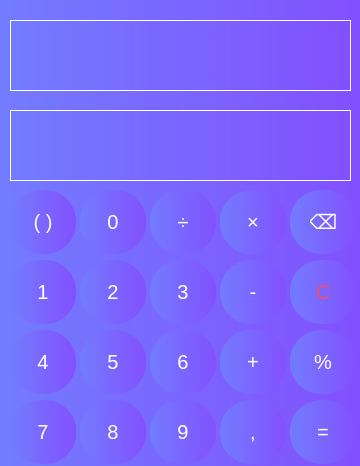
<?xml version="1.0" encoding="UTF-8"?>
<ui version="4.0">
 <class>MainWindow</class>
 <widget class="QMainWindow" name="MainWindow">
  <property name="geometry">
   <rect>
    <x>0</x>
    <y>0</y>
    <width>360</width>
    <height>466</height>
   </rect>
  </property>
  <property name="windowTitle">
   <string>MainWindow</string>
  </property>
  <property name="styleSheet">
   <string notr="true">background: qlineargradient(spread:pad, x1:0, y1:0, x2:1, y2:0, stop:0 #737cff, stop:1 #8250fe)</string>
  </property>
  <widget class="QWidget" name="centralwidget">
   <widget class="QPushButton" name="pushButton_9">
    <property name="geometry">
     <rect>
      <x>150</x>
      <y>400</y>
      <width>66</width>
      <height>64</height>
     </rect>
    </property>
    <property name="styleSheet">
     <string notr="true">QPushButton {
    color: white;
	font-family: &quot;Roboto-Italic&quot;; 
    font-size: 20px;
    border: none;
    border-radius: 31px;
    background: qradialgradient(
        cx: 0.5, cy: 0.5, fx: 0.5, fy: 0.5,
        radius: 1.2,
        stop: 0 #107cff,
        stop: 0.5 #205bd0,
        stop: 1 rgba(130, 36, 254, 0.7)
    );
    padding: 10px 20px;
}

QPushButton:hover {
    background: qradialgradient(
        cx: 0.5, cy: 0.5, fx: 0.5, fy: 0.5,
        radius: 1.2,
        stop: 0 rgba(16, 127, 255, 0.8), /* Уменьшаем альфа-канал для прозрачности */
        stop: 0.5 rgba(32, 91, 208, 0.8),
        stop: 1 rgba(130, 36, 254, 0.5)
    );
}

QPushButton:pressed {
    background: qradialgradient(
        cx: 0.5, cy: 0.5, fx: 0.5, fy: 0.5,
        radius: 1.2,
        stop: 0 rgba(16, 127, 255, 0.6), /* Уменьшаем альфа-канал */
        stop: 0.5 rgba(32, 91, 208, 0.6),
        stop: 1 rgba(130, 36, 254, 0.4)
    );
}</string>
    </property>
    <property name="text">
     <string>9</string>
    </property>
   </widget>
   <widget class="QPushButton" name="pushButton_8">
    <property name="geometry">
     <rect>
      <x>80</x>
      <y>400</y>
      <width>66</width>
      <height>64</height>
     </rect>
    </property>
    <property name="styleSheet">
     <string notr="true">QPushButton {
    color: white;
    border: none;
    font-family: &quot;Roboto-Italic&quot;; 
    font-size: 20px;
    border-radius: 31px;
    background: qradialgradient(
        cx: 0.5, cy: 0.5, fx: 0.5, fy: 0.5,
        radius: 1.2,
        stop: 0 #107cff,
        stop: 0.5 #205bd0,
        stop: 1 rgba(130, 36, 254, 0.7)
    );
    padding: 10px 20px;
}

QPushButton:hover {
    background: qradialgradient(
        cx: 0.5, cy: 0.5, fx: 0.5, fy: 0.5,
        radius: 1.2,
        stop: 0 rgba(16, 127, 255, 0.8), /* Уменьшаем альфа-канал для прозрачности */
        stop: 0.5 rgba(32, 91, 208, 0.8),
        stop: 1 rgba(130, 36, 254, 0.5)
    );
}

QPushButton:pressed {
    background: qradialgradient(
        cx: 0.5, cy: 0.5, fx: 0.5, fy: 0.5,
        radius: 1.2,
        stop: 0 rgba(16, 127, 255, 0.6), /* Уменьшаем альфа-канал */
        stop: 0.5 rgba(32, 91, 208, 0.6),
        stop: 1 rgba(130, 36, 254, 0.4)
    );
}</string>
    </property>
    <property name="text">
     <string>8</string>
    </property>
   </widget>
   <widget class="QPushButton" name="pushButton_6">
    <property name="geometry">
     <rect>
      <x>150</x>
      <y>330</y>
      <width>66</width>
      <height>64</height>
     </rect>
    </property>
    <property name="styleSheet">
     <string notr="true">QPushButton {
    color: white;
    border: none;
    font-family: &quot;Roboto-Italic&quot;; 
    font-size: 20px;
    border-radius: 31px;
    background: qradialgradient(
        cx: 0.5, cy: 0.5, fx: 0.5, fy: 0.5,
        radius: 1.2,
        stop: 0 #107cff,
        stop: 0.5 #205bd0,
        stop: 1 rgba(130, 36, 254, 0.7)
    );
    padding: 10px 20px;
}

QPushButton:hover {
    background: qradialgradient(
        cx: 0.5, cy: 0.5, fx: 0.5, fy: 0.5,
        radius: 1.2,
        stop: 0 rgba(16, 127, 255, 0.8), /* Уменьшаем альфа-канал для прозрачности */
        stop: 0.5 rgba(32, 91, 208, 0.8),
        stop: 1 rgba(130, 36, 254, 0.5)
    );
}

QPushButton:pressed {
    background: qradialgradient(
        cx: 0.5, cy: 0.5, fx: 0.5, fy: 0.5,
        radius: 1.2,
        stop: 0 rgba(16, 127, 255, 0.6), /* Уменьшаем альфа-канал */
        stop: 0.5 rgba(32, 91, 208, 0.6),
        stop: 1 rgba(130, 36, 254, 0.4)
    );
}</string>
    </property>
    <property name="text">
     <string>6</string>
    </property>
   </widget>
   <widget class="QPushButton" name="pushButton_4">
    <property name="geometry">
     <rect>
      <x>10</x>
      <y>330</y>
      <width>66</width>
      <height>64</height>
     </rect>
    </property>
    <property name="styleSheet">
     <string notr="true">QPushButton {
    color: white;
    font-family: &quot;Roboto-Italic&quot;; 
    font-size: 20px;
    border: none;
    border-radius: 31px;
    background: qradialgradient(
        cx: 0.5, cy: 0.5, fx: 0.5, fy: 0.5,
        radius: 1.2,
        stop: 0 #107cff,
        stop: 0.5 #205bd0,
        stop: 1 rgba(130, 36, 254, 0.7)
    );
    padding: 10px 20px;
}

QPushButton:hover {
    background: qradialgradient(
        cx: 0.5, cy: 0.5, fx: 0.5, fy: 0.5,
        radius: 1.2,
        stop: 0 rgba(16, 127, 255, 0.8), /* Уменьшаем альфа-канал для прозрачности */
        stop: 0.5 rgba(32, 91, 208, 0.8),
        stop: 1 rgba(130, 36, 254, 0.5)
    );
}

QPushButton:pressed {
    background: qradialgradient(
        cx: 0.5, cy: 0.5, fx: 0.5, fy: 0.5,
        radius: 1.2,
        stop: 0 rgba(16, 127, 255, 0.6), /* Уменьшаем альфа-канал */
        stop: 0.5 rgba(32, 91, 208, 0.6),
        stop: 1 rgba(130, 36, 254, 0.4)
    );
}</string>
    </property>
    <property name="text">
     <string>4</string>
    </property>
   </widget>
   <widget class="QPushButton" name="pushButton_2">
    <property name="geometry">
     <rect>
      <x>80</x>
      <y>260</y>
      <width>66</width>
      <height>64</height>
     </rect>
    </property>
    <property name="styleSheet">
     <string notr="true">QPushButton {
    color: white;
 	font-family: &quot;Roboto-Italic&quot;; 
    font-size: 20px;
    border: none;
    border-radius: 31px;
    background: qradialgradient(
        cx: 0.5, cy: 0.5, fx: 0.5, fy: 0.5,
        radius: 1.2,
        stop: 0 #107cff,
        stop: 0.5 #205bd0,
        stop: 1 rgba(130, 36, 254, 0.7)
    );
    padding: 10px 20px;
}

QPushButton:hover {
    background: qradialgradient(
        cx: 0.5, cy: 0.5, fx: 0.5, fy: 0.5,
        radius: 1.2,
        stop: 0 rgba(16, 127, 255, 0.8), /* Уменьшаем альфа-канал для прозрачности */
        stop: 0.5 rgba(32, 91, 208, 0.8),
        stop: 1 rgba(130, 36, 254, 0.5)
    );
}

QPushButton:pressed {
    background: qradialgradient(
        cx: 0.5, cy: 0.5, fx: 0.5, fy: 0.5,
        radius: 1.2,
        stop: 0 rgba(16, 127, 255, 0.6), /* Уменьшаем альфа-канал */
        stop: 0.5 rgba(32, 91, 208, 0.6),
        stop: 1 rgba(130, 36, 254, 0.4)
    );
}</string>
    </property>
    <property name="text">
     <string>2</string>
    </property>
   </widget>
   <widget class="QPushButton" name="pushButton_1">
    <property name="geometry">
     <rect>
      <x>10</x>
      <y>260</y>
      <width>66</width>
      <height>64</height>
     </rect>
    </property>
    <property name="styleSheet">
     <string notr="true">QPushButton {
    color: white;
 	font-family: &quot;Roboto-Italic&quot;; 
    font-size: 20px;
    border: none;
    border-radius: 31px;
    background: qradialgradient(
        cx: 0.5, cy: 0.5, fx: 0.5, fy: 0.5,
        radius: 1.2,
        stop: 0 #107cff,
        stop: 0.5 #205bd0,
        stop: 1 rgba(130, 36, 254, 0.7)
    );
    padding: 10px 20px;
}

QPushButton:hover {
    background: qradialgradient(
        cx: 0.5, cy: 0.5, fx: 0.5, fy: 0.5,
        radius: 1.2,
        stop: 0 rgba(16, 127, 255, 0.8), /* Уменьшаем альфа-канал для прозрачности */
        stop: 0.5 rgba(32, 91, 208, 0.8),
        stop: 1 rgba(130, 36, 254, 0.5)
    );
}

QPushButton:pressed {
    background: qradialgradient(
        cx: 0.5, cy: 0.5, fx: 0.5, fy: 0.5,
        radius: 1.2,
        stop: 0 rgba(16, 127, 255, 0.6), /* Уменьшаем альфа-канал */
        stop: 0.5 rgba(32, 91, 208, 0.6),
        stop: 1 rgba(130, 36, 254, 0.4)
    );
}</string>
    </property>
    <property name="text">
     <string>1</string>
    </property>
   </widget>
   <widget class="QPushButton" name="pushButton_5">
    <property name="geometry">
     <rect>
      <x>80</x>
      <y>330</y>
      <width>66</width>
      <height>64</height>
     </rect>
    </property>
    <property name="styleSheet">
     <string notr="true">QPushButton {
    color: white;
    font-family: &quot;Roboto-Italic&quot;; 
    font-size: 20px;
    border: none;
    border-radius: 31px;
    background: qradialgradient(
        cx: 0.5, cy: 0.5, fx: 0.5, fy: 0.5,
        radius: 1.2,
        stop: 0 #107cff,
        stop: 0.5 #205bd0,
        stop: 1 rgba(130, 36, 254, 0.7)
    );
    padding: 10px 20px;
}

QPushButton:hover {
    background: qradialgradient(
        cx: 0.5, cy: 0.5, fx: 0.5, fy: 0.5,
        radius: 1.2,
        stop: 0 rgba(16, 127, 255, 0.8), /* Уменьшаем альфа-канал для прозрачности */
        stop: 0.5 rgba(32, 91, 208, 0.8),
        stop: 1 rgba(130, 36, 254, 0.5)
    );
}

QPushButton:pressed {
    background: qradialgradient(
        cx: 0.5, cy: 0.5, fx: 0.5, fy: 0.5,
        radius: 1.2,
        stop: 0 rgba(16, 127, 255, 0.6), /* Уменьшаем альфа-канал */
        stop: 0.5 rgba(32, 91, 208, 0.6),
        stop: 1 rgba(130, 36, 254, 0.4)
    );
}</string>
    </property>
    <property name="text">
     <string>5</string>
    </property>
   </widget>
   <widget class="QPushButton" name="pushButton_7">
    <property name="geometry">
     <rect>
      <x>10</x>
      <y>400</y>
      <width>66</width>
      <height>64</height>
     </rect>
    </property>
    <property name="styleSheet">
     <string notr="true">QPushButton {
    color: white;
    font-family: &quot;Roboto-Italic&quot;; 
    font-size: 20px;
    border: none;
    border-radius: 31px;
    background: qradialgradient(
        cx: 0.5, cy: 0.5, fx: 0.5, fy: 0.5,
        radius: 1.2,
        stop: 0 #107cff,
        stop: 0.5 #205bd0,
        stop: 1 rgba(130, 36, 254, 0.7)
    );
    padding: 10px 20px;
}

QPushButton:hover {
    background: qradialgradient(
        cx: 0.5, cy: 0.5, fx: 0.5, fy: 0.5,
        radius: 1.2,
        stop: 0 rgba(16, 127, 255, 0.8), /* Уменьшаем альфа-канал для прозрачности */
        stop: 0.5 rgba(32, 91, 208, 0.8),
        stop: 1 rgba(130, 36, 254, 0.5)
    );
}

QPushButton:pressed {
    background: qradialgradient(
        cx: 0.5, cy: 0.5, fx: 0.5, fy: 0.5,
        radius: 1.2,
        stop: 0 rgba(16, 127, 255, 0.6), /* Уменьшаем альфа-канал */
        stop: 0.5 rgba(32, 91, 208, 0.6),
        stop: 1 rgba(130, 36, 254, 0.4)
    );
}</string>
    </property>
    <property name="text">
     <string>7</string>
    </property>
   </widget>
   <widget class="QPushButton" name="pushButton_3">
    <property name="geometry">
     <rect>
      <x>150</x>
      <y>260</y>
      <width>66</width>
      <height>64</height>
     </rect>
    </property>
    <property name="styleSheet">
     <string notr="true">QPushButton {
    color: white;
    font-family: &quot;Roboto-Italic&quot;; 
    font-size: 20px;
    border: none;
    border-radius: 31px;
    background: qradialgradient(
        cx: 0.5, cy: 0.5, fx: 0.5, fy: 0.5,
        radius: 1.2,
        stop: 0 #107cff,
        stop: 0.5 #205bd0,
        stop: 1 rgba(130, 36, 254, 0.7)
    );
    padding: 10px 20px;
}

QPushButton:hover {
    background: qradialgradient(
        cx: 0.5, cy: 0.5, fx: 0.5, fy: 0.5,
        radius: 1.2,
        stop: 0 rgba(16, 127, 255, 0.8), /* Уменьшаем альфа-канал для прозрачности */
        stop: 0.5 rgba(32, 91, 208, 0.8),
        stop: 1 rgba(130, 36, 254, 0.5)
    );
}

QPushButton:pressed {
    background: qradialgradient(
        cx: 0.5, cy: 0.5, fx: 0.5, fy: 0.5,
        radius: 1.2,
        stop: 0 rgba(16, 127, 255, 0.6), /* Уменьшаем альфа-канал */
        stop: 0.5 rgba(32, 91, 208, 0.6),
        stop: 1 rgba(130, 36, 254, 0.4)
    );
}</string>
    </property>
    <property name="text">
     <string>3</string>
    </property>
   </widget>
   <widget class="QPushButton" name="pushButton_qual_to">
    <property name="geometry">
     <rect>
      <x>290</x>
      <y>400</y>
      <width>66</width>
      <height>64</height>
     </rect>
    </property>
    <property name="styleSheet">
     <string notr="true">QPushButton {
    color: white;
 	font-family: &quot;Roboto-Italic&quot;; 
    font-size: 20px;
    border: none;
    border-radius: 31px;
    background: qradialgradient(
        cx: 0.5, cy: 0.5, fx: 0.5, fy: 0.5,
        radius: 1.2,
        stop: 0 #107cff,
        stop: 0.5 #205bd0,
        stop: 1 rgba(130, 36, 254, 0.7)
    );
    padding: 10px 20px;
}

QPushButton:hover {
    background: qradialgradient(
        cx: 0.5, cy: 0.5, fx: 0.5, fy: 0.5,
        radius: 1.2,
        stop: 0 rgba(16, 127, 255, 0.8), /* Уменьшаем альфа-канал для прозрачности */
        stop: 0.5 rgba(32, 91, 208, 0.8),
        stop: 1 rgba(130, 36, 254, 0.5)
    );
}

QPushButton:pressed {
    background: qradialgradient(
        cx: 0.5, cy: 0.5, fx: 0.5, fy: 0.5,
        radius: 1.2,
        stop: 0 rgba(16, 127, 255, 0.6), /* Уменьшаем альфа-канал */
        stop: 0.5 rgba(32, 91, 208, 0.6),
        stop: 1 rgba(130, 36, 254, 0.4)
    );
}</string>
    </property>
    <property name="text">
     <string>=</string>
    </property>
   </widget>
   <widget class="QPushButton" name="pushButton_minus">
    <property name="geometry">
     <rect>
      <x>220</x>
      <y>260</y>
      <width>66</width>
      <height>64</height>
     </rect>
    </property>
    <property name="styleSheet">
     <string notr="true">QPushButton {
    color: white;
 	font-family: &quot;Roboto-Italic&quot;; 
    font-size: 20px;
    border: none;
    border-radius: 31px;
    background: qradialgradient(
        cx: 0.5, cy: 0.5, fx: 0.5, fy: 0.5,
        radius: 1.2,
        stop: 0 #107cff,
        stop: 0.5 #205bd0,
        stop: 1 rgba(130, 36, 254, 0.7)
    );
    padding: 10px 20px;
}

QPushButton:hover {
    background: qradialgradient(
        cx: 0.5, cy: 0.5, fx: 0.5, fy: 0.5,
        radius: 1.2,
        stop: 0 rgba(16, 127, 255, 0.8), /* Уменьшаем альфа-канал для прозрачности */
        stop: 0.5 rgba(32, 91, 208, 0.8),
        stop: 1 rgba(130, 36, 254, 0.5)
    );
}

QPushButton:pressed {
    background: qradialgradient(
        cx: 0.5, cy: 0.5, fx: 0.5, fy: 0.5,
        radius: 1.2,
        stop: 0 rgba(16, 127, 255, 0.6), /* Уменьшаем альфа-канал */
        stop: 0.5 rgba(32, 91, 208, 0.6),
        stop: 1 rgba(130, 36, 254, 0.4)
    );
}</string>
    </property>
    <property name="text">
     <string>-</string>
    </property>
   </widget>
   <widget class="QPushButton" name="pushButton_add">
    <property name="geometry">
     <rect>
      <x>220</x>
      <y>330</y>
      <width>66</width>
      <height>64</height>
     </rect>
    </property>
    <property name="styleSheet">
     <string notr="true">QPushButton {
    color: white;
 	font-family: &quot;Roboto-Italic&quot;; 
    font-size: 20px;
    border: none;
    border-radius: 31px;
    background: qradialgradient(
        cx: 0.5, cy: 0.5, fx: 0.5, fy: 0.5,
        radius: 1.2,
        stop: 0 #107cff,
        stop: 0.5 #205bd0,
        stop: 1 rgba(130, 36, 254, 0.7)
    );
    padding: 10px 20px;
}

QPushButton:hover {
    background: qradialgradient(
        cx: 0.5, cy: 0.5, fx: 0.5, fy: 0.5,
        radius: 1.2,
        stop: 0 rgba(16, 127, 255, 0.8), /* Уменьшаем альфа-канал для прозрачности */
        stop: 0.5 rgba(32, 91, 208, 0.8),
        stop: 1 rgba(130, 36, 254, 0.5)
    );
}

QPushButton:pressed {
    background: qradialgradient(
        cx: 0.5, cy: 0.5, fx: 0.5, fy: 0.5,
        radius: 1.2,
        stop: 0 rgba(16, 127, 255, 0.6), /* Уменьшаем альфа-канал */
        stop: 0.5 rgba(32, 91, 208, 0.6),
        stop: 1 rgba(130, 36, 254, 0.4)
    );
}</string>
    </property>
    <property name="text">
     <string>+</string>
    </property>
   </widget>
   <widget class="QPushButton" name="pushButton_multiplication">
    <property name="geometry">
     <rect>
      <x>220</x>
      <y>190</y>
      <width>66</width>
      <height>64</height>
     </rect>
    </property>
    <property name="styleSheet">
     <string notr="true">QPushButton {
    color: white;
 	font-family: &quot;Roboto-Italic&quot;; 
    font-size: 20px;
    border: none;
    border-radius: 31px;
    background: qradialgradient(
        cx: 0.5, cy: 0.5, fx: 0.5, fy: 0.5,
        radius: 1.2,
        stop: 0 #107cff,
        stop: 0.5 #205bd0,
        stop: 1 rgba(130, 36, 254, 0.7)
    );
    padding: 10px 20px;
}

QPushButton:hover {
    background: qradialgradient(
        cx: 0.5, cy: 0.5, fx: 0.5, fy: 0.5,
        radius: 1.2,
        stop: 0 rgba(16, 127, 255, 0.8), /* Уменьшаем альфа-канал для прозрачности */
        stop: 0.5 rgba(32, 91, 208, 0.8),
        stop: 1 rgba(130, 36, 254, 0.5)
    );
}

QPushButton:pressed {
    background: qradialgradient(
        cx: 0.5, cy: 0.5, fx: 0.5, fy: 0.5,
        radius: 1.2,
        stop: 0 rgba(16, 127, 255, 0.6), /* Уменьшаем альфа-канал */
        stop: 0.5 rgba(32, 91, 208, 0.6),
        stop: 1 rgba(130, 36, 254, 0.4)
    );
}</string>
    </property>
    <property name="text">
     <string>×</string>
    </property>
   </widget>
   <widget class="QPushButton" name="pushButton_procent">
    <property name="geometry">
     <rect>
      <x>290</x>
      <y>330</y>
      <width>66</width>
      <height>64</height>
     </rect>
    </property>
    <property name="styleSheet">
     <string notr="true">QPushButton {
    color: white;
 	font-family: &quot;Roboto-Italic&quot;; 
    font-size: 20px;
    border: none;
    border-radius: 31px;
    background: qradialgradient(
        cx: 0.5, cy: 0.5, fx: 0.5, fy: 0.5,
        radius: 1.2,
        stop: 0 #107cff,
        stop: 0.5 #205bd0,
        stop: 1 rgba(130, 36, 254, 0.7)
    );
    padding: 10px 20px;
}

QPushButton:hover {
    background: qradialgradient(
        cx: 0.5, cy: 0.5, fx: 0.5, fy: 0.5,
        radius: 1.2,
        stop: 0 rgba(16, 127, 255, 0.8), /* Уменьшаем альфа-канал для прозрачности */
        stop: 0.5 rgba(32, 91, 208, 0.8),
        stop: 1 rgba(130, 36, 254, 0.5)
    );
}

QPushButton:pressed {
    background: qradialgradient(
        cx: 0.5, cy: 0.5, fx: 0.5, fy: 0.5,
        radius: 1.2,
        stop: 0 rgba(16, 127, 255, 0.6), /* Уменьшаем альфа-канал */
        stop: 0.5 rgba(32, 91, 208, 0.6),
        stop: 1 rgba(130, 36, 254, 0.4)
    );
}</string>
    </property>
    <property name="text">
     <string>%</string>
    </property>
   </widget>
   <widget class="QPushButton" name="pushButton_0">
    <property name="geometry">
     <rect>
      <x>80</x>
      <y>190</y>
      <width>66</width>
      <height>64</height>
     </rect>
    </property>
    <property name="styleSheet">
     <string notr="true">QPushButton {
    color: white;
 	font-family: &quot;Roboto-Italic&quot;; 
    font-size: 20px;
    border: none;
    border-radius: 31px;
    background: qradialgradient(
        cx: 0.5, cy: 0.5, fx: 0.5, fy: 0.5,
        radius: 1.2,
        stop: 0 #107cff,
        stop: 0.5 #205bd0,
        stop: 1 rgba(130, 36, 254, 0.7)
    );
    padding: 10px 20px;
}

QPushButton:hover {
    background: qradialgradient(
        cx: 0.5, cy: 0.5, fx: 0.5, fy: 0.5,
        radius: 1.2,
        stop: 0 rgba(16, 127, 255, 0.8), /* Уменьшаем альфа-канал для прозрачности */
        stop: 0.5 rgba(32, 91, 208, 0.8),
        stop: 1 rgba(130, 36, 254, 0.5)
    );
}

QPushButton:pressed {
    background: qradialgradient(
        cx: 0.5, cy: 0.5, fx: 0.5, fy: 0.5,
        radius: 1.2,
        stop: 0 rgba(16, 127, 255, 0.6), /* Уменьшаем альфа-канал */
        stop: 0.5 rgba(32, 91, 208, 0.6),
        stop: 1 rgba(130, 36, 254, 0.4)
    );
}</string>
    </property>
    <property name="text">
     <string>0</string>
    </property>
   </widget>
   <widget class="QPushButton" name="pushButton_comma">
    <property name="geometry">
     <rect>
      <x>220</x>
      <y>400</y>
      <width>66</width>
      <height>64</height>
     </rect>
    </property>
    <property name="styleSheet">
     <string notr="true">QPushButton {
    color: white;
 	font-family: &quot;Roboto-Italic&quot;; 
    font-size: 20px;
    border: none;
    border-radius: 31px;
    background: qradialgradient(
        cx: 0.5, cy: 0.5, fx: 0.5, fy: 0.5,
        radius: 1.2,
        stop: 0 #107cff,
        stop: 0.5 #205bd0,
        stop: 1 rgba(130, 36, 254, 0.7)
    );
    padding: 10px 20px;
}

QPushButton:hover {
    background: qradialgradient(
        cx: 0.5, cy: 0.5, fx: 0.5, fy: 0.5,
        radius: 1.2,
        stop: 0 rgba(16, 127, 255, 0.8), /* Уменьшаем альфа-канал для прозрачности */
        stop: 0.5 rgba(32, 91, 208, 0.8),
        stop: 1 rgba(130, 36, 254, 0.5)
    );
}

QPushButton:pressed {
    background: qradialgradient(
        cx: 0.5, cy: 0.5, fx: 0.5, fy: 0.5,
        radius: 1.2,
        stop: 0 rgba(16, 127, 255, 0.6), /* Уменьшаем альфа-канал */
        stop: 0.5 rgba(32, 91, 208, 0.6),
        stop: 1 rgba(130, 36, 254, 0.4)
    );
}</string>
    </property>
    <property name="text">
     <string>,</string>
    </property>
   </widget>
   <widget class="QLineEdit" name="lineEdit">
    <property name="geometry">
     <rect>
      <x>10</x>
      <y>110</y>
      <width>341</width>
      <height>71</height>
     </rect>
    </property>
    <property name="styleSheet">
     <string notr="true">QLineEdit {
   qproperty-alignment: AlignRight;
    padding-top: 3px;        /* Отступ сверху */
    font-size: 20pt;         /* Размер шрифта */
    font-family: &quot;Roboto-Italic&quot;;   /* Шрифт */
	color: white;
    border: 1px solid white;
}</string>
    </property>
    <property name="text">
     <string/>
    </property>
   </widget>
   <widget class="QPushButton" name="pushButton_delete_symvol">
    <property name="geometry">
     <rect>
      <x>290</x>
      <y>190</y>
      <width>66</width>
      <height>64</height>
     </rect>
    </property>
    <property name="styleSheet">
     <string notr="true">QPushButton {
    color: white;
 	font-family: &quot;Roboto-Italic&quot;; 
    font-size: 20px;
    border: none;
    border-radius: 31px;
    background: qradialgradient(
        cx: 0.5, cy: 0.5, fx: 0.5, fy: 0.5,
        radius: 1.2,
        stop: 0 #107cff,
        stop: 0.5 #205bd0,
        stop: 1 rgba(130, 36, 254, 0.7)
    );
    padding: 10px 20px;
}

QPushButton:hover {
    background: qradialgradient(
        cx: 0.5, cy: 0.5, fx: 0.5, fy: 0.5,
        radius: 1.2,
        stop: 0 rgba(16, 127, 255, 0.8), /* Уменьшаем альфа-канал для прозрачности */
        stop: 0.5 rgba(32, 91, 208, 0.8),
        stop: 1 rgba(130, 36, 254, 0.5)
    );
}

QPushButton:pressed {
    background: qradialgradient(
        cx: 0.5, cy: 0.5, fx: 0.5, fy: 0.5,
        radius: 1.2,
        stop: 0 rgba(16, 127, 255, 0.6), /* Уменьшаем альфа-канал */
        stop: 0.5 rgba(32, 91, 208, 0.6),
        stop: 1 rgba(130, 36, 254, 0.4)
    );
}</string>
    </property>
    <property name="text">
     <string>⌫</string>
    </property>
   </widget>
   <widget class="QPushButton" name="pushButton_delete_str">
    <property name="geometry">
     <rect>
      <x>290</x>
      <y>260</y>
      <width>66</width>
      <height>64</height>
     </rect>
    </property>
    <property name="styleSheet">
     <string notr="true">QPushButton {
    color: #ff4966;
 	font-family: &quot;Roboto-Italic&quot;; 
    font-size: 20px;
    border: none;
    border-radius: 31px;
    background: qradialgradient(
        cx: 0.5, cy: 0.5, fx: 0.5, fy: 0.5,
        radius: 1.2,
        stop: 0 #107cff,
        stop: 0.5 #205bd0,
        stop: 1 rgba(130, 36, 254, 0.7)
    );
    padding: 10px 20px;
}

QPushButton:hover {
    background: qradialgradient(
        cx: 0.5, cy: 0.5, fx: 0.5, fy: 0.5,
        radius: 1.2,
        stop: 0 rgba(16, 127, 255, 0.8), /* Уменьшаем альфа-канал для прозрачности */
        stop: 0.5 rgba(32, 91, 208, 0.8),
        stop: 1 rgba(130, 36, 254, 0.5)
    );
}

QPushButton:pressed {
    background: qradialgradient(
        cx: 0.5, cy: 0.5, fx: 0.5, fy: 0.5,
        radius: 1.2,
        stop: 0 rgba(16, 127, 255, 0.6), /* Уменьшаем альфа-канал */
        stop: 0.5 rgba(32, 91, 208, 0.6),
        stop: 1 rgba(130, 36, 254, 0.4)
    );
}</string>
    </property>
    <property name="text">
     <string>С</string>
    </property>
   </widget>
   <widget class="QPushButton" name="pushButton_bracket">
    <property name="geometry">
     <rect>
      <x>10</x>
      <y>190</y>
      <width>66</width>
      <height>64</height>
     </rect>
    </property>
    <property name="toolTip">
     <string>&lt;html&gt;&lt;head/&gt;&lt;body&gt;&lt;p&gt;&lt;br/&gt;&lt;/p&gt;&lt;/body&gt;&lt;/html&gt;</string>
    </property>
    <property name="styleSheet">
     <string notr="true">QPushButton {
    color: white;
 	font-family: &quot;Roboto-Italic&quot;; 
    font-size: 20px;
    border: none;
    border-radius: 31px;
    background: qradialgradient(
        cx: 0.5, cy: 0.5, fx: 0.5, fy: 0.5,
        radius: 1.2,
        stop: 0 #107cff,
        stop: 0.5 #205bd0,
        stop: 1 rgba(130, 36, 254, 0.7)
    );
    padding: 10px 20px;
}

QPushButton:hover {
    background: qradialgradient(
        cx: 0.5, cy: 0.5, fx: 0.5, fy: 0.5,
        radius: 1.2,
        stop: 0 rgba(16, 127, 255, 0.8), /* Уменьшаем альфа-канал для прозрачности */
        stop: 0.5 rgba(32, 91, 208, 0.8),
        stop: 1 rgba(130, 36, 254, 0.5)
    );
}

QPushButton:pressed {
    background: qradialgradient(
        cx: 0.5, cy: 0.5, fx: 0.5, fy: 0.5,
        radius: 1.2,
        stop: 0 rgba(16, 127, 255, 0.6), /* Уменьшаем альфа-канал */
        stop: 0.5 rgba(32, 91, 208, 0.6),
        stop: 1 rgba(130, 36, 254, 0.4)
    );
}</string>
    </property>
    <property name="text">
     <string>( )</string>
    </property>
   </widget>
   <widget class="QPushButton" name="pushButton_division">
    <property name="geometry">
     <rect>
      <x>150</x>
      <y>190</y>
      <width>66</width>
      <height>64</height>
     </rect>
    </property>
    <property name="styleSheet">
     <string notr="true">QPushButton {
    color: white;
 	font-family: &quot;Roboto-Italic&quot;; 
    font-size: 20px;
    border: none;
    border-radius: 31px;
    background: qradialgradient(
        cx: 0.5, cy: 0.5, fx: 0.5, fy: 0.5,
        radius: 1.2,
        stop: 0 #107cff,
        stop: 0.5 #205bd0,
        stop: 1 rgba(130, 36, 254, 0.7)
    );
    padding: 10px 20px;
}

QPushButton:hover {
    background: qradialgradient(
        cx: 0.5, cy: 0.5, fx: 0.5, fy: 0.5,
        radius: 1.2,
        stop: 0 rgba(16, 127, 255, 0.8), /* Уменьшаем альфа-канал для прозрачности */
        stop: 0.5 rgba(32, 91, 208, 0.8),
        stop: 1 rgba(130, 36, 254, 0.5)
    );
}

QPushButton:pressed {
    background: qradialgradient(
        cx: 0.5, cy: 0.5, fx: 0.5, fy: 0.5,
        radius: 1.2,
        stop: 0 rgba(16, 127, 255, 0.6), /* Уменьшаем альфа-канал */
        stop: 0.5 rgba(32, 91, 208, 0.6),
        stop: 1 rgba(130, 36, 254, 0.4)
    );
}</string>
    </property>
    <property name="text">
     <string>÷</string>
    </property>
   </widget>
   <widget class="QLabel" name="label">
    <property name="geometry">
     <rect>
      <x>10</x>
      <y>20</y>
      <width>341</width>
      <height>71</height>
     </rect>
    </property>
    <property name="styleSheet">
     <string notr="true">QLabel {
    qproperty-alignment: AlignRight;        /* Выравнивание по правому краю */
    padding-top: 20px;        /* Отступ сверху */
    font-size: 20pt;         /* Размер шрифта */
    font-family: &quot;Roboto-Italic&quot;;   /* Шрифт */
    color: white;
    border: 1px solid white;
}</string>
    </property>
    <property name="text">
     <string/>
    </property>
   </widget>
  </widget>
 </widget>
 <resources/>
 <connections/>
</ui>
